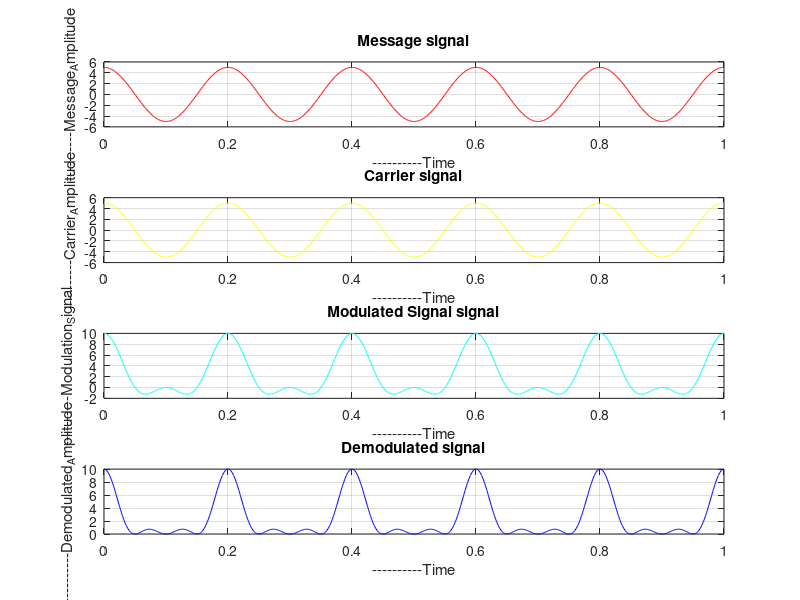

Write MATLAB code to recreate this figure.
close all;
clc;

t=0:.001:1;
am=input('Enter the message signal')
fm=input('Enter the message frequency')
ac=input('Enter the carrier signal')
fc=input('Enter the carrier frequency')
x=am*cos(2*pi*fm*t);
c=ac*cos(2*pi*fc*t);
s=(ac+x).*cos(2*pi*fc*t);
d=s.*cos(2*pi*fc*t);

subplot(4, 1, 1)
plot(t, x, 'r');
title('Message signal');
xlabel('----------Time');
ylabel('----------Message_Amplitude');
grid on;

subplot(4, 1, 2);
plot(t, c, 'y');
title('Carrier signal');
xlabel('----------Time');
ylabel('----------Carrier_Amplitude');
grid on;


subplot(4, 1, 3)
plot(t, s, 'c');
title('Modulated Signal signal');
xlabel('----------Time');
ylabel('----------Modulation_Signal');
grid on;

subplot(4, 1, 4)
plot(t, d, 'b');
title('Demodulated signal');
xlabel('----------Time');
ylabel('----------Demodulated_Amplitude');
grid on;

m=am/ac;
pc=(ac^2)/2
p=pc*(1+(m^2)/2)